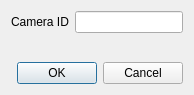
<?xml version="1.0" encoding="UTF-8"?>
<ui version="4.0">
 <class>InputCamId</class>
 <widget class="QDialog" name="InputCamId">
  <property name="geometry">
   <rect>
    <x>0</x>
    <y>0</y>
    <width>194</width>
    <height>95</height>
   </rect>
  </property>
  <property name="sizePolicy">
   <sizepolicy hsizetype="Preferred" vsizetype="Preferred">
    <horstretch>0</horstretch>
    <verstretch>0</verstretch>
   </sizepolicy>
  </property>
  <property name="windowTitle">
   <string>Input camera ID</string>
  </property>
  <property name="modal">
   <bool>true</bool>
  </property>
  <layout class="QVBoxLayout" name="verticalLayout">
   <item>
    <layout class="QFormLayout" name="formLayout">
     <item row="0" column="0">
      <widget class="QLabel" name="label">
       <property name="text">
        <string>Camera ID</string>
       </property>
      </widget>
     </item>
     <item row="0" column="1">
      <widget class="QLineEdit" name="lineEdit"/>
     </item>
    </layout>
   </item>
   <item>
    <widget class="QDialogButtonBox" name="buttonBox">
     <property name="orientation">
      <enum>Qt::Horizontal</enum>
     </property>
     <property name="standardButtons">
      <set>QDialogButtonBox::Cancel|QDialogButtonBox::Ok</set>
     </property>
    </widget>
   </item>
  </layout>
 </widget>
 <resources/>
 <connections>
  <connection>
   <sender>buttonBox</sender>
   <signal>accepted()</signal>
   <receiver>InputCamId</receiver>
   <slot>accept()</slot>
   <hints>
    <hint type="sourcelabel">
     <x>248</x>
     <y>254</y>
    </hint>
    <hint type="destinationlabel">
     <x>157</x>
     <y>274</y>
    </hint>
   </hints>
  </connection>
  <connection>
   <sender>buttonBox</sender>
   <signal>rejected()</signal>
   <receiver>InputCamId</receiver>
   <slot>reject()</slot>
   <hints>
    <hint type="sourcelabel">
     <x>316</x>
     <y>260</y>
    </hint>
    <hint type="destinationlabel">
     <x>286</x>
     <y>274</y>
    </hint>
   </hints>
  </connection>
 </connections>
</ui>
